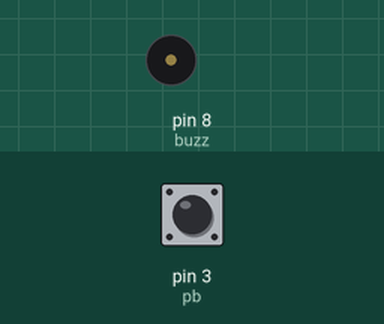
This sketch was run on a simulated Arduino Uno, built with avr-gcc and run on an emulated ATmega328P. Shown: buzzer (waves = sounding, pin HIGH). Inputs (shaded band) come from the test bench; at power-on: pin 3 (pb) HIGH.

Above: at 1.2 s.
1.3 s: pin 3 (pb) pulled LOW for 0.15 s
At 1.37 s:
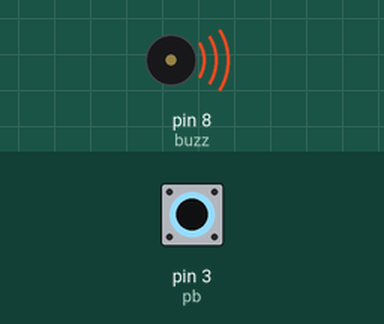
2.9 s: pin 3 (pb) pulled LOW for 3.2 s
At 7.1 s:
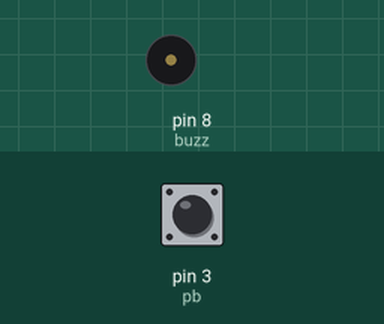
Timing chart, 0 to 8.6 s (numbered marks = the images above; inputs shaded):
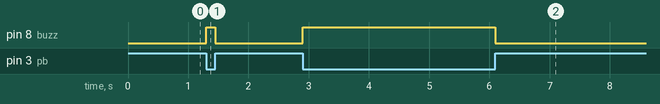

The sketch:

Buzzer.ino
```cpp
int buzz = 8;
int pb = 3;

void setup() {
 pinMode(buzz, OUTPUT);
 pinMode(pb, INPUT_PULLUP);
}

void loop() {
 if(digitalRead(pb) == LOW) {
   digitalWrite(buzz, HIGH);
 }else {
   digitalWrite(buzz, LOW);
 }
 }

// void loop() {
//  digitalWrite(buzz, HIGH);
//  delay(1000);
//  digitalWrite(buzz, LOW);
//  delay(300);

//  digitalWrite(buzz, HIGH);
//  delay(300);
//  digitalWrite(buzz, LOW);
//  delay(500);
// }
```

Measured:
- after the input at 1.3 s, pin 8 (buzz): LOW → HIGH at once, → LOW 0.15 s later
- after the input at 2.9 s, pin 8 (buzz): LOW → HIGH at once, → LOW 3.2 s later
